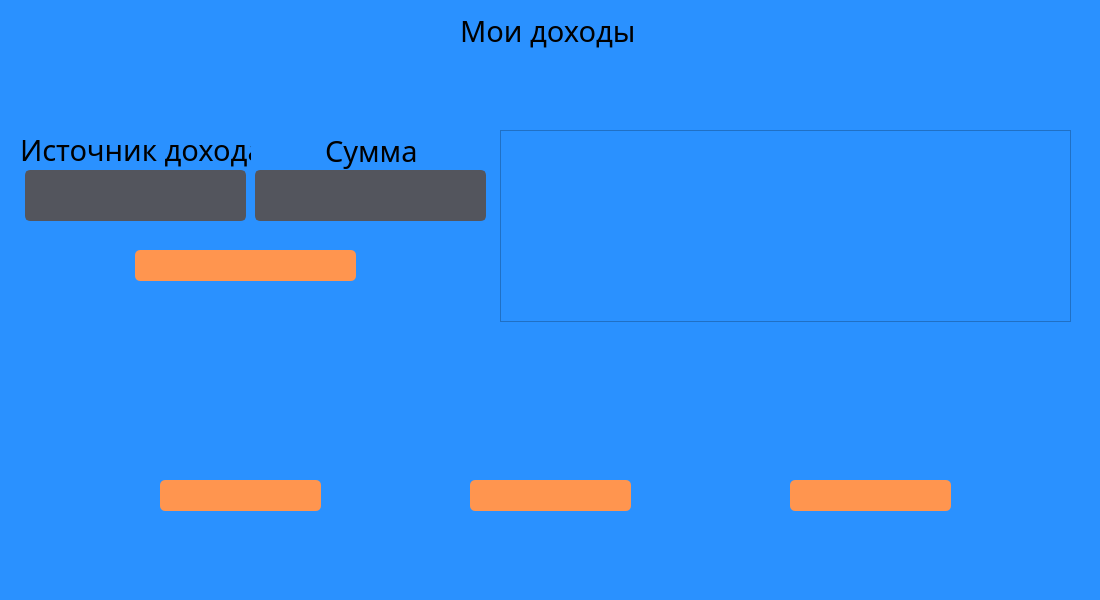
<?xml version="1.0" encoding="UTF-8"?>
<ui version="4.0">
 <class>MainWindow</class>
 <widget class="QMainWindow" name="MainWindow">
  <property name="geometry">
   <rect>
    <x>0</x>
    <y>0</y>
    <width>1100</width>
    <height>600</height>
   </rect>
  </property>
  <property name="minimumSize">
   <size>
    <width>1100</width>
    <height>600</height>
   </size>
  </property>
  <property name="maximumSize">
   <size>
    <width>1100</width>
    <height>600</height>
   </size>
  </property>
  <property name="windowTitle">
   <string>Финансовый Следопыт</string>
  </property>
  <property name="windowIcon">
   <iconset>
    <normaloff>ico.ico</normaloff>ico.ico</iconset>
  </property>
  <property name="styleSheet">
   <string notr="true">background-color: rgb(42, 145, 255)</string>
  </property>
  <widget class="QWidget" name="centralwidget">
   <widget class="QLineEdit" name="income_input">
    <property name="enabled">
     <bool>true</bool>
    </property>
    <property name="geometry">
     <rect>
      <x>25</x>
      <y>170</y>
      <width>221</width>
      <height>51</height>
     </rect>
    </property>
    <property name="font">
     <font>
      <family>Impact</family>
      <pointsize>14</pointsize>
     </font>
    </property>
    <property name="mouseTracking">
     <bool>true</bool>
    </property>
    <property name="focusPolicy">
     <enum>Qt::ClickFocus</enum>
    </property>
    <property name="styleSheet">
     <string notr="true">background-color:rgb(83, 85, 93);
border: 2px solid rgb(83, 85, 93);
border-radius: 5;
color:white</string>
    </property>
    <property name="frame">
     <bool>true</bool>
    </property>
    <property name="alignment">
     <set>Qt::AlignCenter</set>
    </property>
    <property name="placeholderText">
     <string/>
    </property>
   </widget>
   <widget class="QLabel" name="money_3">
    <property name="geometry">
     <rect>
      <x>325</x>
      <y>130</y>
      <width>91</width>
      <height>41</height>
     </rect>
    </property>
    <property name="font">
     <font>
      <family>Impact</family>
      <pointsize>22</pointsize>
     </font>
    </property>
    <property name="autoFillBackground">
     <bool>false</bool>
    </property>
    <property name="styleSheet">
     <string notr="true">background-color: None</string>
    </property>
    <property name="text">
     <string>Сумма</string>
    </property>
   </widget>
   <widget class="QLabel" name="money_2">
    <property name="geometry">
     <rect>
      <x>20</x>
      <y>130</y>
      <width>231</width>
      <height>41</height>
     </rect>
    </property>
    <property name="font">
     <font>
      <family>Impact</family>
      <pointsize>22</pointsize>
     </font>
    </property>
    <property name="autoFillBackground">
     <bool>false</bool>
    </property>
    <property name="styleSheet">
     <string notr="true">background-color: None</string>
    </property>
    <property name="text">
     <string>&lt;html&gt;&lt;head/&gt;&lt;body&gt;&lt;p align=&quot;center&quot;&gt;Источник дохода&lt;/p&gt;&lt;/body&gt;&lt;/html&gt;</string>
    </property>
   </widget>
   <widget class="QLineEdit" name="amount_input">
    <property name="enabled">
     <bool>true</bool>
    </property>
    <property name="geometry">
     <rect>
      <x>255</x>
      <y>170</y>
      <width>231</width>
      <height>51</height>
     </rect>
    </property>
    <property name="font">
     <font>
      <family>Impact</family>
      <pointsize>14</pointsize>
     </font>
    </property>
    <property name="mouseTracking">
     <bool>true</bool>
    </property>
    <property name="focusPolicy">
     <enum>Qt::ClickFocus</enum>
    </property>
    <property name="styleSheet">
     <string notr="true">background-color:rgb(83, 85, 93);
border: 2px solid rgb(83, 85, 93);
border-radius: 5;
color:white</string>
    </property>
    <property name="frame">
     <bool>true</bool>
    </property>
    <property name="alignment">
     <set>Qt::AlignCenter</set>
    </property>
    <property name="placeholderText">
     <string/>
    </property>
   </widget>
   <widget class="QPushButton" name="add_button">
    <property name="geometry">
     <rect>
      <x>135</x>
      <y>250</y>
      <width>221</width>
      <height>31</height>
     </rect>
    </property>
    <property name="font">
     <font>
      <family>Impact</family>
      <pointsize>14</pointsize>
     </font>
    </property>
    <property name="styleSheet">
     <string notr="true">QPushButton{
	color: white;
	background-color: rgb(255, 149, 79);
	border-radius: 5;
}

QPushButton::hover{
	background-color: rgb(213, 122, 66);
}
</string>
    </property>
    <property name="text">
     <string/>
    </property>
   </widget>
   <widget class="QTableWidget" name="table_income">
    <property name="geometry">
     <rect>
      <x>500</x>
      <y>130</y>
      <width>571</width>
      <height>192</height>
     </rect>
    </property>
   </widget>
   <widget class="QLabel" name="money">
    <property name="geometry">
     <rect>
      <x>460</x>
      <y>0</y>
      <width>181</width>
      <height>61</height>
     </rect>
    </property>
    <property name="font">
     <font>
      <family>Impact</family>
      <pointsize>22</pointsize>
     </font>
    </property>
    <property name="text">
     <string>Мои доходы</string>
    </property>
   </widget>
   <widget class="QLabel" name="count1">
    <property name="geometry">
     <rect>
      <x>10</x>
      <y>0</y>
      <width>241</width>
      <height>21</height>
     </rect>
    </property>
    <property name="font">
     <font>
      <family>Impact</family>
      <pointsize>10</pointsize>
     </font>
    </property>
    <property name="styleSheet">
     <string notr="true"/>
    </property>
    <property name="text">
     <string/>
    </property>
   </widget>
   <widget class="QLabel" name="login_img_3">
    <property name="geometry">
     <rect>
      <x>720</x>
      <y>470</y>
      <width>51</width>
      <height>51</height>
     </rect>
    </property>
    <property name="focusPolicy">
     <enum>Qt::ClickFocus</enum>
    </property>
    <property name="text">
     <string/>
    </property>
    <property name="pixmap">
     <pixmap>number3.png</pixmap>
    </property>
    <property name="scaledContents">
     <bool>true</bool>
    </property>
    <property name="alignment">
     <set>Qt::AlignCenter</set>
    </property>
   </widget>
   <widget class="QLabel" name="login_img_2">
    <property name="geometry">
     <rect>
      <x>410</x>
      <y>470</y>
      <width>51</width>
      <height>51</height>
     </rect>
    </property>
    <property name="focusPolicy">
     <enum>Qt::ClickFocus</enum>
    </property>
    <property name="text">
     <string/>
    </property>
    <property name="pixmap">
     <pixmap>number2.png</pixmap>
    </property>
    <property name="scaledContents">
     <bool>true</bool>
    </property>
    <property name="alignment">
     <set>Qt::AlignCenter</set>
    </property>
   </widget>
   <widget class="QPushButton" name="expenses_button">
    <property name="geometry">
     <rect>
      <x>470</x>
      <y>480</y>
      <width>161</width>
      <height>31</height>
     </rect>
    </property>
    <property name="font">
     <font>
      <family>Impact</family>
      <pointsize>14</pointsize>
     </font>
    </property>
    <property name="styleSheet">
     <string notr="true">QPushButton{
	color: white;
	background-color: rgb(255, 149, 79);
	border-radius: 5;
}

QPushButton::hover{
	background-color: rgb(213, 122, 66);
}
</string>
    </property>
    <property name="text">
     <string/>
    </property>
   </widget>
   <widget class="QPushButton" name="income_button">
    <property name="geometry">
     <rect>
      <x>160</x>
      <y>480</y>
      <width>161</width>
      <height>31</height>
     </rect>
    </property>
    <property name="font">
     <font>
      <family>Impact</family>
      <pointsize>14</pointsize>
     </font>
    </property>
    <property name="styleSheet">
     <string notr="true">QPushButton{
	color: white;
	background-color: rgb(255, 149, 79);
	border-radius: 5;
}

QPushButton::hover{
	background-color: rgb(213, 122, 66);
}
</string>
    </property>
    <property name="text">
     <string/>
    </property>
   </widget>
   <widget class="QPushButton" name="distribution_button">
    <property name="geometry">
     <rect>
      <x>790</x>
      <y>480</y>
      <width>161</width>
      <height>31</height>
     </rect>
    </property>
    <property name="font">
     <font>
      <family>Impact</family>
      <pointsize>14</pointsize>
     </font>
    </property>
    <property name="styleSheet">
     <string notr="true">QPushButton{
	color: white;
	background-color: rgb(255, 149, 79);
	border-radius: 5;
}

QPushButton::hover{
	background-color: rgb(213, 122, 66);
}
</string>
    </property>
    <property name="text">
     <string/>
    </property>
   </widget>
   <widget class="QLabel" name="login_img">
    <property name="geometry">
     <rect>
      <x>100</x>
      <y>470</y>
      <width>51</width>
      <height>51</height>
     </rect>
    </property>
    <property name="focusPolicy">
     <enum>Qt::ClickFocus</enum>
    </property>
    <property name="text">
     <string/>
    </property>
    <property name="pixmap">
     <pixmap>number1.png</pixmap>
    </property>
    <property name="scaledContents">
     <bool>true</bool>
    </property>
    <property name="alignment">
     <set>Qt::AlignCenter</set>
    </property>
   </widget>
  </widget>
  <widget class="QMenuBar" name="menubar">
   <property name="geometry">
    <rect>
     <x>0</x>
     <y>0</y>
     <width>1100</width>
     <height>21</height>
    </rect>
   </property>
  </widget>
  <widget class="QStatusBar" name="statusbar"/>
 </widget>
 <resources/>
 <connections/>
</ui>
